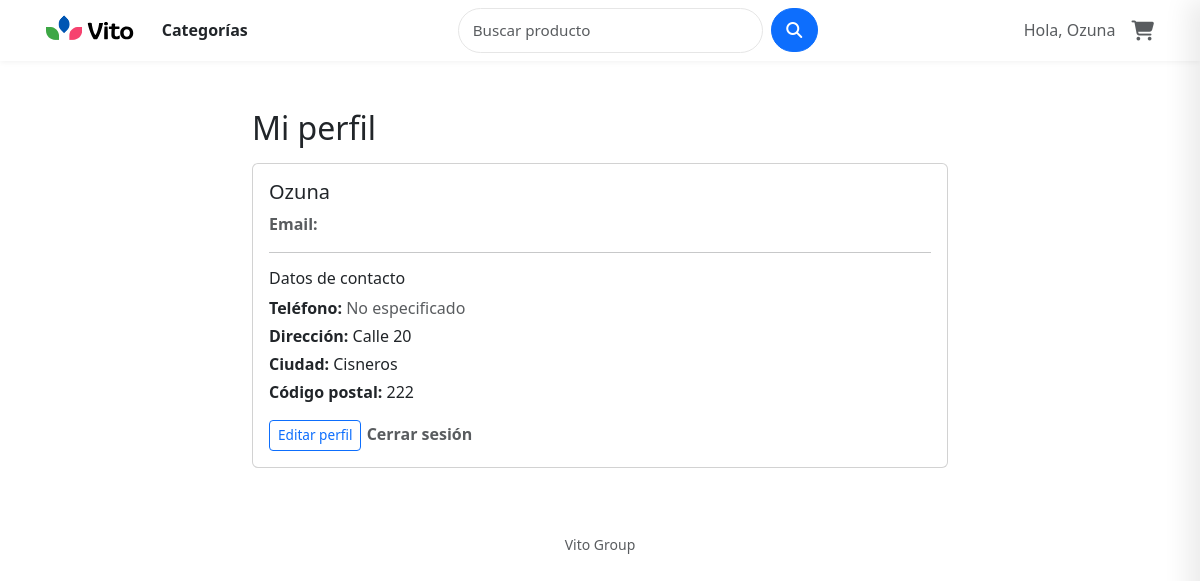
/accounts/profile/ (signed in), run on the app's committed database.
### apps/accounts/models.py (models this page shows, shortened)
class Profile(models.Model):
    user = models.OneToOneField(settings.AUTH_USER_MODEL, on_delete=models.CASCADE, related_name='profile')
    phone = models.CharField(max_length=30, blank=True)
    address = models.CharField(max_length=255, blank=True)
    city = models.CharField(max_length=100, blank=True)
    postal_code = models.CharField(max_length=20, blank=True)

### apps/accounts/views.py (the view)
# urls.py: path('profile/', views.profile, name='profile'),
@login_required
def profile(request):
    profile = getattr(request.user, 'profile', None)
    return render(request, 'accounts/profile.html', {'user': request.user, 'profile': profile})

### apps/cart/cart.py (called while the page is built, shortened)
    def get_total_price(self) -> Decimal:
        total = Decimal("0.00")
        return total

### templates/accounts/profile.html (shortened to what this page needs)
{% extends "base.html" %}
{% block content %}
<div class="container py-4" style="max-width:720px;">
  <h2 class="mb-3">Mi perfil</h2>
  <div class="card">
    <div class="card-body">
      <h5 class="card-title mb-2">{{ user.get_full_name|default:user.username }}</h5>
      <p class="text-muted mb-1"><strong>Email:</strong> {{ user.email }}</p>
      <hr>
      <h6 class="mb-2">Datos de contacto</h6>
      <p class="mb-1"><strong>Teléfono:</strong>
        {% if profile.phone %}{{ profile.phone }}{% else %}<span class="text-muted">No especificado</span>{% endif %}
      </p>
      <p class="mb-1"><strong>Dirección:</strong>
        {% if profile.address %}{{ profile.address }}{% else %}<span class="text-muted">No especificada</span>{% endif %}
      </p>
      <p class="mb-1"><strong>Ciudad:</strong>
        {% if profile.city %}{{ profile.city }}{% else %}<span class="text-muted">No especificada</span>{% endif %}
      </p>
      <p class="mb-0"><strong>Código postal:</strong>
        {% if profile.postal_code %}{{ profile.postal_code }}{% else %}<span class="text-muted">No especificado</span>{% endif %}
      </p>
      <div class="mt-3">
        <a href="{% url 'accounts:profile_edit' %}" class="btn btn-outline-primary btn-sm">Editar perfil</a>
        <form method="post" action="{% url 'accounts:logout' %}" style="display:inline;">
            <button type="submit" class="btn btn-link p-0 m-0 align-baseline text-decoration-none text-muted">
              Cerrar sesión
    </div>
  </div>
</div>
{% endblock %}

### templates/base.html (shortened to what this page needs)
{% load static %}
<!doctype html>
<html lang="es">
<head>
  <link href="https://cdn.jsdelivr.net/npm/bootstrap@5.3.2/dist/css/bootstrap.min.css" rel="stylesheet">
  <link rel="stylesheet" href="https://cdnjs.cloudflare.com/ajax/libs/font-awesome/6.4.0/css/all.min.css">
  <link rel="stylesheet" href="{% static 'css/header.css' %}">
  <link rel="stylesheet" href="{% static 'css/catalog.css' %}">
  <link rel="stylesheet" href="{% static 'css/cart.css' %}">
  <link rel="stylesheet" href="{% static 'css/site.css' %}">
  <link rel="stylesheet" href="{% static 'css/accounts.css' %}">
</head>
<body>
  <header class="bg-white">
    <div class="container d-flex align-items-center justify-content-between py-2">
      <div class="d-flex align-items-center gap-3">
        <a class="d-flex align-items-center text-decoration-none" href="{% url 'home' %}">
          <img src="{% static 'img/logo-icon.svg' %}" alt="MyShop" style="height:30px;object-fit:cover">
        </a>
        <a class="categories-link sweep ms-2" href="{% url 'catalog:product_list' %}">Categorías</a>
      </div>
      <form id="site-search" class="d-flex w-50 mx-3" method="get" action="{% url 'catalog:product_search' %}" role="search" aria-label="Buscar productos">
        <div class="input-group w-100">
          <input name="q" class="form-control rounded-pill search-input" type="search" placeholder="Buscar producto" aria-label="Buscar producto" value="{{ request.GET.q|default:'' }}">
          <button class="btn btn-primary rounded-pill ms-2 search-btn" type="submit" aria-label="Buscar">
            <i class="fa fa-search" aria-hidden="true"></i>
          </button>
        </div>
      </form>
      <div class="d-flex align-items-center gap-3">
        {% if user.is_authenticated %}
          <a class="text-decoration-none text-muted sweep" href="{% url 'accounts:profile' %}">Hola, {{ user.first_name|default:user.username }}</a>
        {% else %}
          <a class="text-decoration-none text-muted sweep" href="{% url 'accounts:login' %}">Inicia Sesión</a>
        {% endif %}
        <a id="cart-toggle" class="position-relative text-decoration-none text-muted" href="#cart-panel" aria-label="Abrir carrito" aria-controls="cart-panel">
          <i class="fa fa-shopping-cart fa-lg" aria-hidden="true"></i>
        </a>
      </div>
    </div>
  </header>
  <main class="container my-4">
    {% block content %}{% endblock %}
  </main>
  <footer class="text-center py-3">
    <small class="text-muted">Vito Group</small>
  </footer>
</body>
</html>

### static/css/header.css (style rules this page uses)
:root { --primary: #0d6efd; --muted: #666; --search-max-width: 360px; --search-min-width: 220px; --search-btn-size: 44px; --sweep-height: 2px; --sweep-bottom-offset: -6px; --sweep-transition: 320ms cubic-bezier(.2,.9,.3,1); }
* { box-sizing: border-box; }
a { text-decoration: none; color: inherit; }
header.bg-white { position: sticky; top: 0; z-index: 1030; background: #ffffff; box-shadow: 0 1px 6px rgba(0,0,0,0.06); backdrop-filter: blur(4px); }
header .container { display: flex; align-items: center; justify-content: space-between; gap: 1rem; padding: 0.6rem 1rem; }
header .container > form#site-search, form#site-search.d-flex.w-50 { max-width: var(--search-max-width) !important; width: 100% !important; flex: 0 0 auto !important; margin-left: auto !important; margin-right: auto !important; box-sizing: border-box !important; }
#site-search .input-group { width: 100%; }
#site-search .search-input, .search-input.form-control { border: 1px solid #e6e6e6 !important; border-radius: 999px !important; padding: 10px 14px !important; background: #fff !important; box-shadow: none !important; outline: none !important; font-size: 0.95rem !important; }
#site-search .search-btn, .search-btn.btn { border-radius: 999px !important; padding: 0.35rem 0.9rem !important; height: var(--search-btn-size) !important; min-width: var(--search-btn-size) !important; display: inline-flex !important; align-items: center !important; justify-content: center !important; }
header .container a.categories-link.sweep, a.categories-link.sweep, a.btn.btn-outline-secondary.rounded-pill.px-3.categories-link.sweep { display: inline-block; position: relative; padding: 0.15rem 0.25rem; color: inherit; font-weight: 600; vertical-align: middle; text-decoration: none !important; line-height: 1.1; }
header .container a.categories-link.sweep::after, a.categories-link.sweep::after, a.btn.btn-outline-secondary.rounded-pill.px-3.categories-link.sweep::after { content: ""; position: absolute; left: 0; right: 0; bottom: var(--sweep-bottom-offset); height: var(--sweep-height); background: linear-gradient(90deg, var(--primary) 0%, #6ea8fe 100%); transform-origin: center; transform: scaleX(0); transition: transform var(--sweep-transition), opacity var(--sweep-transition); pointer-events: none; border-radius: 2px; box-sizing: border-box; }
a.sweep::after { content: ""; position: absolute; left: 0; right: 0; bottom: var(--sweep-bottom-offset, 0); height: var(--sweep-height, 2px); background: linear-gradient(90deg, var(--primary) 0%, #6ea8fe 100%); transform-origin: center; transform: scaleX(0); transition: transform var(--sweep-transition, .25s ease), opacity var(--sweep-transition, .25s ease); pointer-events: none; border-radius: 2px; box-sizing: border-box; }
a.sweep { position: relative; display: inline-block; }

### static/css/catalog.css (style rules this page uses)
:root { --cat-icon-size: 20px; --primary: #0d6efd; }

### static/css/cart.css (style rules this page uses)
:root { --cart-width: 360px; --panel-shadow: -12px 0 24px rgba(0,0,0,.08); --muted: #6c757d; --border: #f1f1f1; --surface: #fff; --primary: #0d6efd; --danger: #dc3545; --bg-muted: #f8f9fa; --gap: 1rem; --radius: 8px; }
.btn-sm { padding:.25rem .5rem; font-size:.85rem; }
.btn-outline-primary { border-color:var(--primary); color:var(--primary); }

### static/css/accounts.css (style rules this page uses)
:root { --bg: #ffffff; --surface: #f8f9fa; --muted: #6c757d; --text: #212529; --primary: #0d6efd; --primary-600: #0b5ed7; --accent: #0dcaf0; --success: #198754; --danger: #dc3545; --card-shadow: 0 10px 30px rgba(33,37,41,0.06); --radius: 10px; --radius-sm: 6px; --transition: 180ms ease; --focus-ring: 0 0 0 6px rgba(13,110,253,0.08); --max-width-form: 720px; --font-family: system-ui, -apple-system, "Segoe UI", Roboto, "Helvetica Neue", Arial; }
.btn-primary { background: var(--primary); border-color: var(--primary); color: #fff; padding: 0.55rem 0.9rem; border-radius: 8px; font-weight: 700; transition: transform var(--transition), box-shadow var(--transition); }
.btn-link { color: var(--primary); text-decoration: none; font-weight: 600; }
.text-center { text-align: center; }
.mb-2 { margin-bottom: 0.5rem; }

### data on the page
Profile: address "Calle 20", city "Cisneros", postal_code "222"

### other printed values
{{ user.first_name|default:user.username }} "Ozuna"
{{ user.get_full_name|default:user.username }} "Ozuna"
